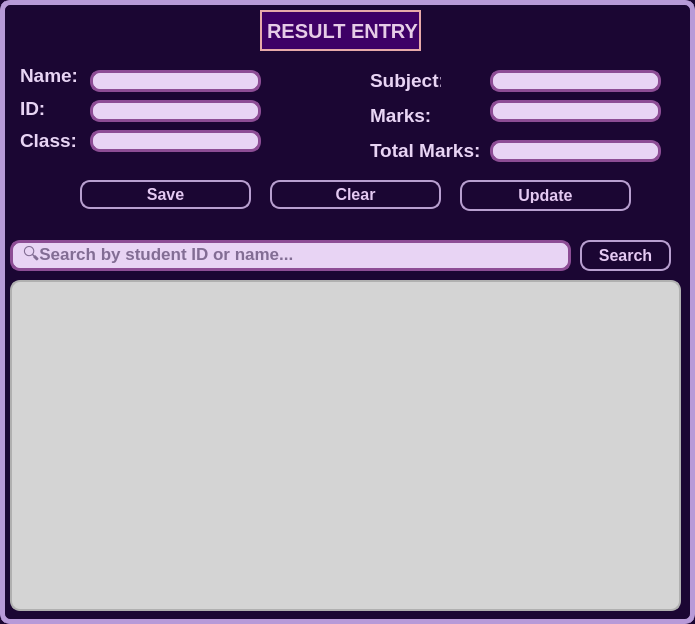
<?xml version="1.0" encoding="UTF-8"?>
<ui version="4.0">
 <class>ExamResultManagement</class>
 <widget class="QDialog" name="ExamResultManagement">
  <property name="geometry">
   <rect>
    <x>0</x>
    <y>0</y>
    <width>695</width>
    <height>624</height>
   </rect>
  </property>
  <property name="windowTitle">
   <string>Exam Result Management</string>
  </property>
  <property name="styleSheet">
   <string notr="true">QDialog#ExamResultManagement {
       background-color:#1B0633;
border:5px solid #B89AD8;
        border-radius: 10%;
}</string>
  </property>
  <widget class="QGroupBox" name="groupBox">
   <property name="geometry">
    <rect>
     <x>10</x>
     <y>60</y>
     <width>691</width>
     <height>151</height>
    </rect>
   </property>
   <property name="styleSheet">
    <string notr="true">QGroupBox{
border-radius: 10%;
     font-size: 19px;
        color: #E8D4F4 ;
font-weight:700;}</string>
   </property>
   <property name="title">
    <string/>
   </property>
   <widget class="QLineEdit" name="studentIdInput">
    <property name="geometry">
     <rect>
      <x>80</x>
      <y>40</y>
      <width>171</width>
      <height>22</height>
     </rect>
    </property>
    <property name="styleSheet">
     <string notr="true">QLineEdit#studentIdInput {
     color:#1B0633;
    border: 3px solid #8d4d95;
    border-radius: 10px;
        font-size: 17px;
font-weight: 570;
padding: 0px 8px 0px 8px;
background-color: #E8D4F4 ;
}
</string>
    </property>
   </widget>
   <widget class="QLabel" name="labelSubject">
    <property name="geometry">
     <rect>
      <x>360</x>
      <y>10</y>
      <width>71</width>
      <height>21</height>
     </rect>
    </property>
    <property name="styleSheet">
     <string notr="true">QLabel#labelSubject {
        font-size: 19px;
        color: #E8D4F4 ;
font-weight:700;
}</string>
    </property>
    <property name="text">
     <string>Subject:</string>
    </property>
   </widget>
   <widget class="QLineEdit" name="marksInput">
    <property name="geometry">
     <rect>
      <x>480</x>
      <y>40</y>
      <width>171</width>
      <height>22</height>
     </rect>
    </property>
    <property name="styleSheet">
     <string notr="true">QLineEdit#marksInput {
     color:#1B0633;
    border: 3px solid #8d4d95;
    border-radius: 10px;
        font-size: 17px;
font-weight: 570;
padding: 0px 8px 0px 8px;
background-color: #E8D4F4 ;
}
</string>
    </property>
   </widget>
   <widget class="QLineEdit" name="studentNameInput">
    <property name="geometry">
     <rect>
      <x>80</x>
      <y>10</y>
      <width>171</width>
      <height>22</height>
     </rect>
    </property>
    <property name="styleSheet">
     <string notr="true">QLineEdit#studentNameInput {
       color:#1B0633;
    border: 3px solid #8d4d95;
    border-radius: 10px;
        font-size: 17px;
font-weight: 570;
padding: 0px 8px 0px 8px;
background-color: #E8D4F4 ;
}
</string>
    </property>
   </widget>
   <widget class="QLabel" name="labelClass">
    <property name="geometry">
     <rect>
      <x>10</x>
      <y>70</y>
      <width>61</width>
      <height>21</height>
     </rect>
    </property>
    <property name="styleSheet">
     <string notr="true">QLabel#labelClass {
         font-size: 19px;
        color: #E8D4F4 ;
font-weight:700;
}</string>
    </property>
    <property name="text">
     <string>Class:</string>
    </property>
   </widget>
   <widget class="QLabel" name="labelStudentName">
    <property name="geometry">
     <rect>
      <x>10</x>
      <y>0</y>
      <width>81</width>
      <height>31</height>
     </rect>
    </property>
    <property name="styleSheet">
     <string notr="true">QLabel#labelStudentName {
       font-size: 19px;
        color: #E8D4F4 ;
font-weight:700;
}</string>
    </property>
    <property name="text">
     <string>Name:</string>
    </property>
   </widget>
   <widget class="QLineEdit" name="classInput">
    <property name="geometry">
     <rect>
      <x>80</x>
      <y>70</y>
      <width>171</width>
      <height>22</height>
     </rect>
    </property>
    <property name="styleSheet">
     <string notr="true">QLineEdit#classInput {
     color:#1B0633;
    border: 3px solid #8d4d95;
    border-radius: 10px;
        font-size: 17px;
font-weight: 570;
padding: 0px 8px 0px 8px;
background-color: #E8D4F4 ;
}
</string>
    </property>
   </widget>
   <widget class="QLabel" name="labelStudentId">
    <property name="geometry">
     <rect>
      <x>10</x>
      <y>40</y>
      <width>111</width>
      <height>16</height>
     </rect>
    </property>
    <property name="styleSheet">
     <string notr="true">QLabel#labelStudentId {
        font-size: 19px;
        color: #E8D4F4 ;
font-weight:700;
}</string>
    </property>
    <property name="text">
     <string>ID:</string>
    </property>
   </widget>
   <widget class="QLineEdit" name="subjectInput">
    <property name="geometry">
     <rect>
      <x>480</x>
      <y>10</y>
      <width>171</width>
      <height>22</height>
     </rect>
    </property>
    <property name="styleSheet">
     <string notr="true">QLineEdit#subjectInput {
   color:#1B0633;
    border: 3px solid #8d4d95;
    border-radius: 10px;
        font-size: 17px;
font-weight: 570;
padding: 0px 8px 0px 8px;
background-color: #E8D4F4 ;
}
</string>
    </property>
   </widget>
   <widget class="QLineEdit" name="totalmarksInput">
    <property name="geometry">
     <rect>
      <x>480</x>
      <y>80</y>
      <width>171</width>
      <height>22</height>
     </rect>
    </property>
    <property name="styleSheet">
     <string notr="true">QLineEdit#totalmarksInput {
   color:#1B0633;
    border: 3px solid #8d4d95;
    border-radius: 10px;
        font-size: 17px;
font-weight: 570;
padding: 0px 8px 0px 8px;
background-color: #E8D4F4 ;
}
</string>
    </property>
   </widget>
   <widget class="QLabel" name="labelMarks">
    <property name="geometry">
     <rect>
      <x>360</x>
      <y>40</y>
      <width>71</width>
      <height>31</height>
     </rect>
    </property>
    <property name="styleSheet">
     <string notr="true">QLabel#labelMarks {
         font-size: 19px;
        color: #E8D4F4 ;
font-weight:700;
}</string>
    </property>
    <property name="text">
     <string>Marks:</string>
    </property>
   </widget>
   <widget class="QLabel" name="labelTotalMarks">
    <property name="geometry">
     <rect>
      <x>360</x>
      <y>70</y>
      <width>111</width>
      <height>41</height>
     </rect>
    </property>
    <property name="styleSheet">
     <string notr="true">QLabel#labelTotalMarks {
      font-size: 19px;
        color: #E8D4F4 ;
font-weight:700;
}</string>
    </property>
    <property name="text">
     <string>Total Marks:</string>
    </property>
   </widget>
   <widget class="QPushButton" name="clearButton">
    <property name="geometry">
     <rect>
      <x>260</x>
      <y>120</y>
      <width>171</width>
      <height>29</height>
     </rect>
    </property>
    <property name="styleSheet">
     <string notr="true">QPushButton#clearButton {
     border: 1.5px solid #B89FD0;
    border-radius: 10px;
    padding: 6px;
    font-size: 16px;
background: qlineargradient(x1:0, y1:0, x2:1, y2:1,
                            stop:0 rgb(95, 2, 95),
                            stop:1 rgb(216, 181, 221));
color:#e4c9f2;
font-weight:700;
}

/* Hover effect */
QPushButton#clearButton:hover {
 background-color: #69166f;
}

</string>
    </property>
    <property name="text">
     <string>Clear</string>
    </property>
   </widget>
   <widget class="QPushButton" name="updateButton">
    <property name="geometry">
     <rect>
      <x>450</x>
      <y>120</y>
      <width>171</width>
      <height>31</height>
     </rect>
    </property>
    <property name="styleSheet">
     <string notr="true">QPushButton#updateButton {
  border: 1.5px solid #B89FD0;
    border-radius: 10px;
    padding: 6px;
    font-size: 16px;
background: qlineargradient(x1:0, y1:0, x2:1, y2:1,
                            stop:0 rgb(95, 2, 95),
                            stop:1 rgb(216, 181, 221));
color:#e4c9f2;
font-weight:700;
}

/* Hover effect */
QPushButton#updateButton:hover {
  
  background-color: #69166f;
}
</string>
    </property>
    <property name="text">
     <string>Update</string>
    </property>
   </widget>
   <widget class="QPushButton" name="saveButton">
    <property name="geometry">
     <rect>
      <x>70</x>
      <y>120</y>
      <width>171</width>
      <height>29</height>
     </rect>
    </property>
    <property name="styleSheet">
     <string notr="true">QPushButton#saveButton {
     border: 1.5px solid #B89FD0;
    border-radius: 10px;
    padding: 6px;
    font-size: 16px;
background: qlineargradient(x1:0, y1:0, x2:1, y2:1,
                            stop:0 rgb(95, 2, 95),
                            stop:1 rgb(216, 181, 221));
color:#e4c9f2;
font-weight:700;
}

/* Hover effect */
QPushButton#saveButton:hover {
   background-color: #69166f;
}

</string>
    </property>
    <property name="text">
     <string>Save</string>
    </property>
   </widget>
  </widget>
  <widget class="QTableView" name="tableViewResults">
   <property name="geometry">
    <rect>
     <x>10</x>
     <y>280</y>
     <width>671</width>
     <height>331</height>
    </rect>
   </property>
   <property name="styleSheet">
    <string notr="true">QTableView#tableViewResults {
border: 1.5px solid #b0b0b0;  /* Softer grey border */
    border-radius: 10px;
    background-color: #d4d4d4;    /* Lighter table background */
    font-family: 'Segoe UI', sans-serif;
    font-size: 11pt;
    color: #1f1f1f;
    gridline-color: #bcbcbc;      /* Mid grey grid lines */
    alternate-background-color: #e2e2e2;  /* Subtle row alternation */
    selection-background-color: #b0b0b0;  /* Visible selection */
    selection-color: #000000;
    font-weight: 500;

}

QHeaderView::section {
    background-color: #4b4b4b;    /* Darker grey header */
    color: #ffffff;               /* Light font for contrast */
    font-weight: bold;
    font-size: 11pt;
    padding: 6px;
    border: none;
    font-family: 'Segoe UI', sans-serif;
}

QTableWidget QTableCornerButton::section {
   background-color: #8a8a8a;    /* Match header color */
    border: none;
}

QTableWidget::item {
      padding: 8px 10px;
    font-size: 10pt;
    color: #1f1f1f;
    background-color: transparent;
}

QTableWidget::item:selected {
    background-color: #b0b0b0;
    color: #000000;
}
</string>
   </property>
  </widget>
  <widget class="QLineEdit" name="searchInput">
   <property name="geometry">
    <rect>
     <x>10</x>
     <y>240</y>
     <width>561</width>
     <height>31</height>
    </rect>
   </property>
   <property name="styleSheet">
    <string notr="true">QLineEdit#searchInput {
  color:#1B0633;
    border: 3px solid #8d4d95;
    border-radius: 10px;
        font-size: 17px;
font-weight: 570;
padding: 0px 8px 0px 8px;
background-color: #E8D4F4 ;
}
</string>
   </property>
   <property name="placeholderText">
    <string>🔍Search by student ID or name...</string>
   </property>
  </widget>
  <widget class="QPushButton" name="searchButton">
   <property name="geometry">
    <rect>
     <x>580</x>
     <y>240</y>
     <width>91</width>
     <height>31</height>
    </rect>
   </property>
   <property name="styleSheet">
    <string notr="true">QPushButton#searchButton {
  border: 1.5px solid #B89FD0;
    border-radius: 10px;
    padding: 6px;
    font-size: 16px;
background: qlineargradient(x1:0, y1:0, x2:1, y2:1,
                            stop:0 rgb(95, 2, 95),
                            stop:1 rgb(216, 181, 221));
color:#e4c9f2;
font-weight:700;
}

/* Hover effect */
QPushButton#searchButton:hover {
   background-color: #69166f;
}

</string>
   </property>
   <property name="text">
    <string>Search</string>
   </property>
  </widget>
  <widget class="QLabel" name="label">
   <property name="geometry">
    <rect>
     <x>260</x>
     <y>10</y>
     <width>161</width>
     <height>41</height>
    </rect>
   </property>
   <property name="styleSheet">
    <string notr="true">QLabel#label{
     background-color: #3E0066;
  color: #E6CCE7;
  border: 2px solid #E7A9A9;
  font-weight: bold;
  font-size: 20px;
  text-align: center;
}</string>
   </property>
   <property name="text">
    <string>RESULT ENTRY</string>
   </property>
  </widget>
 </widget>
 <resources/>
 <connections/>
</ui>
